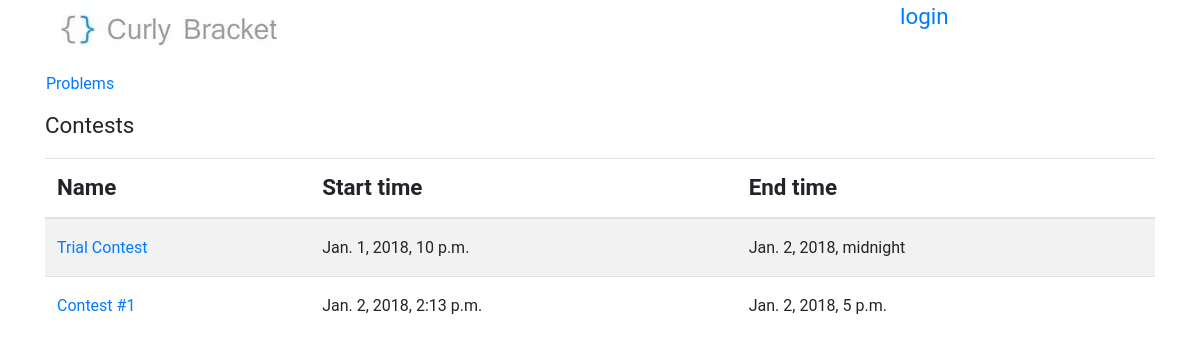
The page /contests/ on the database as committed earlier.
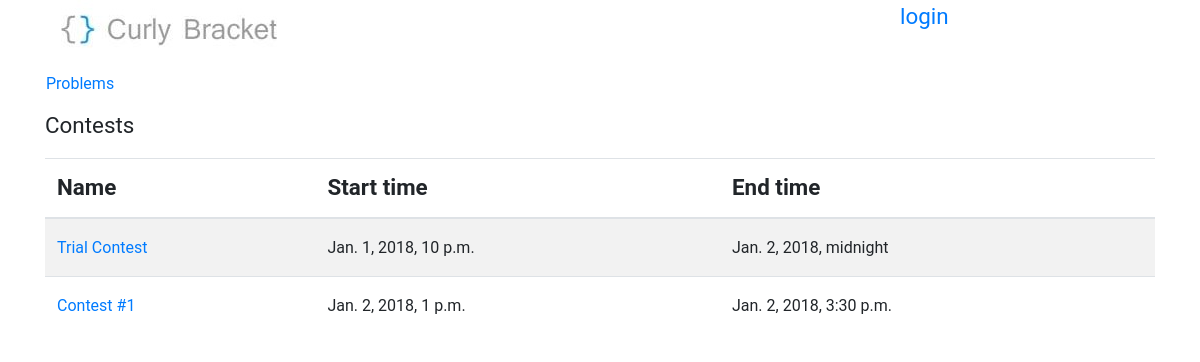
The same page on the database as committed later.
### BracketsOJ/models.py (models this page shows, shortened)
class contest(models.Model):
    name = models.CharField(max_length=50)
    start_date = models.DateTimeField()
    end_date = models.DateTimeField(blank=True,null=True)

### BracketsOJ/views.py (the view)
# urls.py: re_path(r'contests/?', views.contestsView, name='contests'),
def contestsView(request):
    contests = contest.objects.all()
    try:
        return render(request, 'contests.html', {'contests': contests})
    except:
        raise SuspiciousOperation()

### templates/contests.html (shortened to what this page needs)
{% extends "base.html" %}
{% block content %}
        <div>
            <nav class="row nav problem-text">
                <a class="nav-link" href="{% url 'problems' %}">Problems</a>
            </nav>
        </div>
        <div>
            <p>Contests</p>
            <div class="table-responsive">
                <table class="table table-striped">
                    <thead>
                        <tr>
                            <th colspan="2">
                                 Name
                            </th>
                            <th>
                                Start time
                            </th>
                            <th>
                                End time
                            </th>
                        </tr>
                    </thead>
                    <tbody class="problem-text">
                    {% load tz %}
                    {% for contest in contests %}
                        <tr>
                            <td colspan="2">
                                <a href="{% url 'dashboard' contest_id=contest.id %}">{{ contest.name }}</a>
                            </td>
                            <td>
                                {{ contest.start_date|localtime }}
                            </td>
                            <td>
                                {{ contest.end_date|localtime }}
                            </td>
                        </tr>
                    {% endfor %}
                    </tbody>
                </table>
            </div>
        </div>
{% endblock content %}

Rows that differ between the two databases and show on the page:
changed contest "Contest #1": start_date "Jan. 2, 2018, 2:13 p.m." → "Jan. 2, 2018, 1 p.m."; end_date "Jan. 2, 2018, 5 p.m." → "Jan. 2, 2018, 3:30 p.m."
